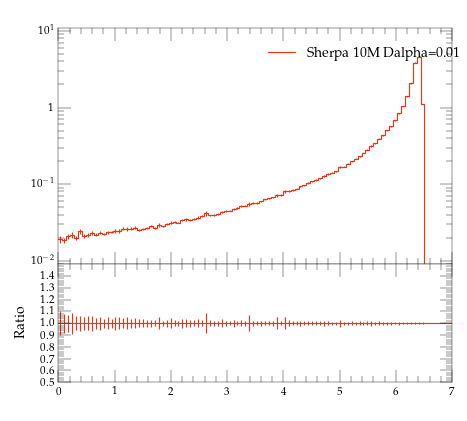

Reproduce this figure in Python.
#! /usr/bin/env python

# This Python script was auto-generated using YODA v2.0.0.
# Analysis object: /evtb/inc_jb_e
# Timestamp: 13-04-2024 (01:44:13)

import matplotlib as mpl
import matplotlib.pyplot as plt
mpl.use('Agg') # comment out for interactive use
import os
import numpy as np

plotDir = os.path.split(os.path.realpath(__file__))[0]
if 'YODA_USER_PLOT_PATH' in globals():
    plot_outdir = globals()['YODA_USER_PLOT_PATH']
else:
    plot_outdir = plotDir

#plot style
plt.style.use(os.path.join(plotDir, '../default.mplstyle'))
# plot metadata
figW, figH = plt.rcParams['figure.figsize']
ax_xLabel = r''
ax_yLabel = r''
ax_title  = r''
ax_xScale = 'linear'
ax_yScale = 'log'
xLims = (0.0, 7.0)
yLims = (0.009000000000000001, 11.0)

# TeX-friendly labels for the legend
labels = [ r"Sherpa 10M Dalpha=0.01" ]

# Create figure and axis objects
fig, (ax, ratio0_ax) = plt.subplots(2, 1, sharex=True,
                  figsize=(figW,figH), gridspec_kw={'height_ratios': (2, 1)})
ratio0_ax.yaxis.set_major_locator(mpl.ticker.MultipleLocator(0.1))
ratio0_ax.set_ylim(0.5, 1.4999)
ratio0_ax.set_ylabel('Ratio')

# LineColor map: curve index -> color
linecolors = {0: '#EE3311'}
# the numerical data is stored in a separate file
dataf = dict()
prefix = os.path.split(__file__)[0]
if prefix:    prefix = prefix + '/'
exec(open(prefix+'inc_jb_e__data.py').read(), dataf)


legend_handles = [] # keep track of handles for the legend

# style options for curves
# starts at zorder>=5 to draw curve on top of legend
styles = {
  'curve0': {
    'color' : linecolors[0],
    'linestyle' : '-',
    'marker' : 'o',
    'zorder' : 5,
    'histstyle' : True,
  },
}
# curve from input yoda files in main panel
for label in dataf['yvals'].keys():
    if all(np.isnan(v) for v in dataf['yvals'][label]):
        continue
    tmp = None
    if styles[label]['histstyle']: # draw as histogram
        tmp, = ax.plot(dataf['xedges'], dataf['yedges'][label],
                       color=styles[label]['color'],
                       linestyle=styles[label]['linestyle'],
                       drawstyle='steps-pre', solid_joinstyle='miter',
                       zorder=styles[label]['zorder'], label=label)
        ax.errorbar(dataf['xpoints'], dataf['yvals'][label], color=styles[label]['color'],
                    xerr=dataf['xerrs'], yerr=[dataf['ydowns'][label], dataf['yups'][label]],
                    linestyle='none', zorder=styles[label]['zorder'])
    else: # draw as scatter
        tmp = ax.errorbar(dataf['xpoints'], dataf['yvals'][label],
                          xerr=dataf['xerrs'],
                          yerr=[ dataf['ydowns'][label],
                          dataf['yups'][label] ],
                          fmt=styles[label]['marker'],
                          ecolor=styles[label]['color'],
                          color=styles[label]['color'], zorder=2)
        tmp[-1][0].set_linestyle(styles[label]['linestyle'])
    legend_handles += [tmp]
    for varLabel in dataf['variation_yvals'].keys():
        if varLabel.startswith(label):
            tmp, = ax.plot(dataf['xedges'], dataf['variation_yvals'][varLabel],
                           color=styles[label]['color'],
                           linestyle=styles[label]['linestyle'],
                           drawstyle='steps-pre', solid_joinstyle='miter',
                           zorder=styles[label]['zorder'], alpha=0.5)


# plots on ratio panel
# curve from input yoda files in ratio panel
for label, yvals in dataf['ratio0_yvals'].items():
    if all(np.isnan(v) for v in yvals):
        continue
    if styles[label]['histstyle']: # plot as histogram
        ratio0_ax.plot(dataf['xedges'], yvals,
                       color=styles[label]['color'],
                       linestyle=styles[label]['linestyle'],
                       drawstyle='steps-pre', zorder=1,
                       solid_joinstyle='miter')
        ratio0_ax.vlines(dataf['xpoints'],
                         dataf['ratio0_ymin'][label],
                         dataf['ratio0_ymax'][label],
                         color=styles[label]['color'], zorder=1)
    else: # plot as scatter
        tmp = ratio0_ax.errorbar(dataf['xpoints'],
                                 yvals, xerr=dataf['xerrs'],
                                 yerr=dataf['ratio0_yerrs'][label],
                                 fmt=styles[label]['marker'],
                                 ecolor=styles[label]['color'],
                                 color=styles[label]['color'])
        tmp[-1][0].set_linestyle(styles[label]['linestyle'])

    for varlabel in dataf['ratio0_variation_vals'].keys():
        if varlabel.startswith(label):
            ratio0_ax.plot(dataf['xedges'],
                            dataf['ratio0_variation_vals'][varlabel],
                            color=styles[label]['color'],
                            linestyle=styles[label]['linestyle'],
                            drawstyle='steps-pre', solid_joinstyle='miter',
                            zorder=1, alpha=0.5)

legend_pos = (0.5, 0.97)
ax.legend(legend_handles, labels, loc='upper left', bbox_to_anchor=legend_pos)

# set plot metadata as defined above
ratio0_ax.set_xlabel(ax_xLabel)
ratio0_ax.xaxis.set_label_coords(1., -.15)
ax.set_ylabel(ax_yLabel, loc='top')
ax.set_title(ax_title, loc='left')
ax.set_xscale(ax_xScale)
ax.set_yscale(ax_yScale)
ax.set_xlim(xLims)
ax.set_ylim(yLims)

# tick formatting
plt.rcParams['xtick.top'] = True
plt.rcParams['ytick.right'] = True
ax.yaxis.set_major_locator(mpl.ticker.LogLocator(base=10.0, numticks=np.inf))
ax.yaxis.set_minor_locator(mpl.ticker.LogLocator(
                           base=10.0, subs=np.arange(0.1, 1, 0.1), numticks=np.inf))
fig.align_ylabels((ax, ratio0_ax))
plt.savefig(os.path.join(plot_outdir, 'inc_jb_e.pdf'), format='PDF')
plt.savefig(os.path.join(plot_outdir, 'inc_jb_e.png'), format='PNG')

plt.close(fig)
